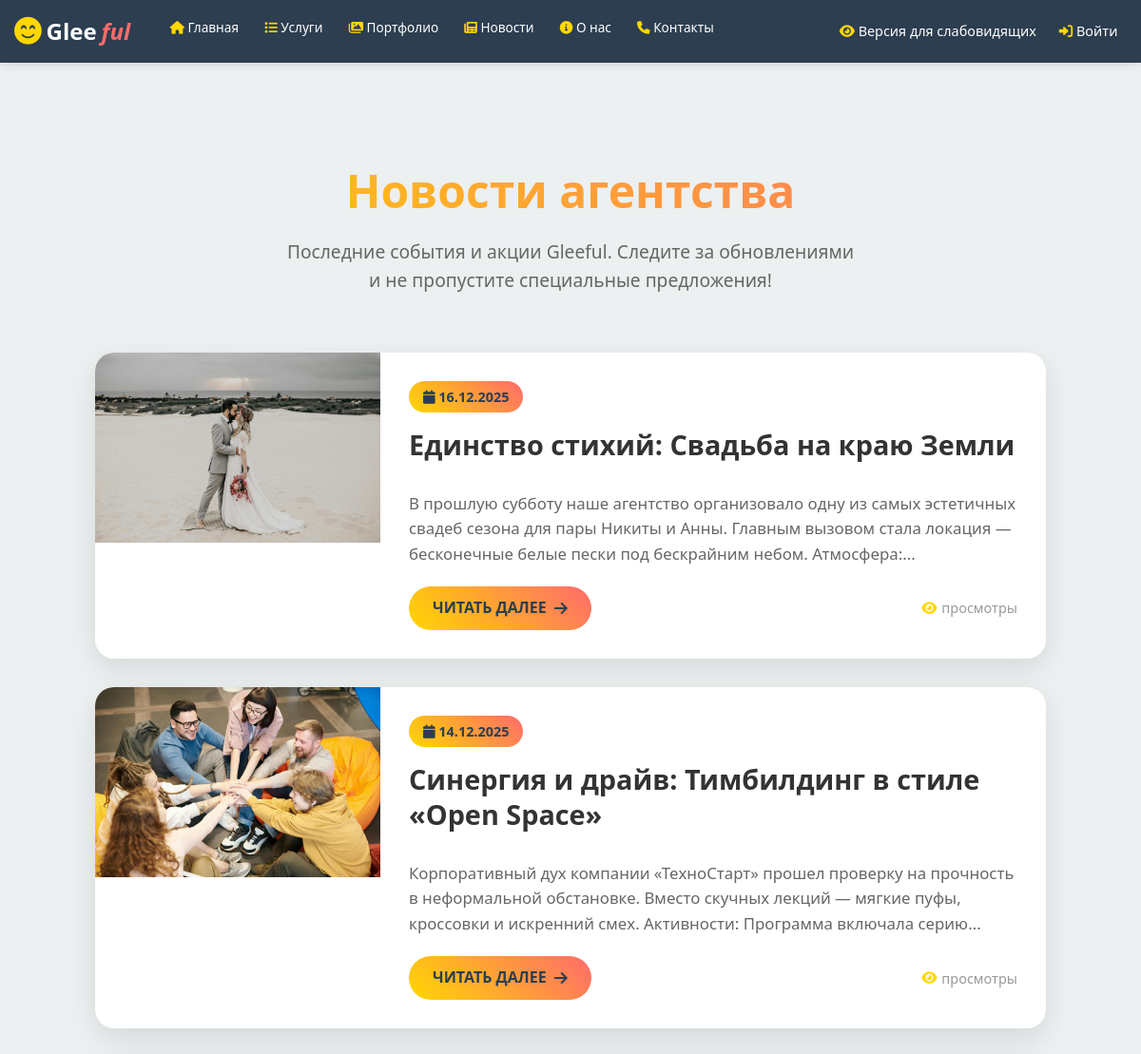
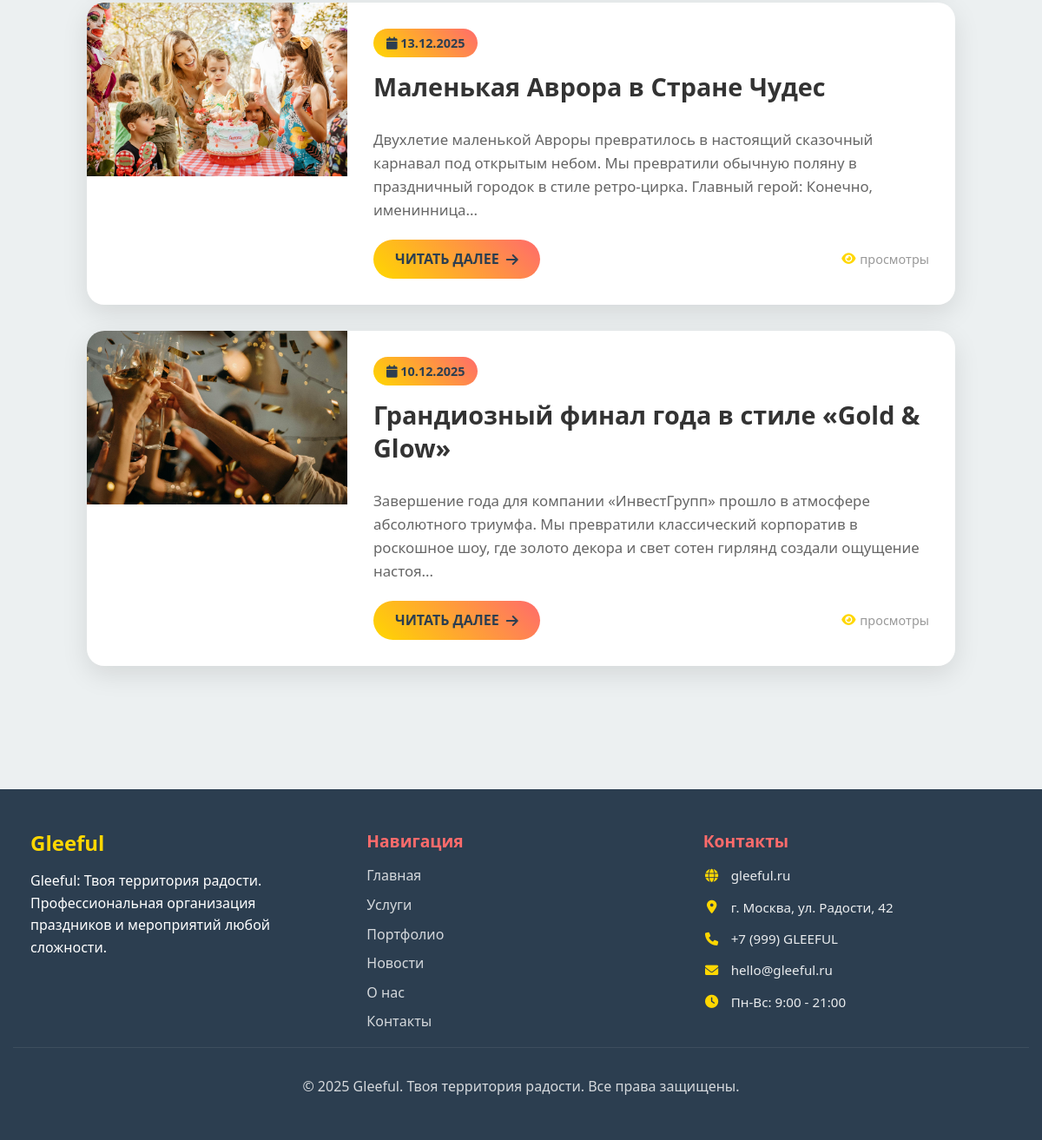
Page /news on the committed database (2 pictures, top to bottom).
### app.py (models this page shows, shortened)
class News(db.Model):
    id = db.Column(db.Integer, primary_key=True)
    title = db.Column(db.String(200), nullable=False)
    content = db.Column(db.Text, nullable=False)
    image_url = db.Column(db.String(300))
    date_posted = db.Column(db.DateTime, default=datetime.utcnow, nullable=False)

### app.py (the view)
@app.route('/news')
def news():
    try:
        news_list = News.query.order_by(News.date_posted.desc()).all()
        return render_template('news.html', news_list=news_list)
    except Exception as e:
        app.logger.error(f'Ошибка при загрузке новостей: {str(e)}')
        return render_template('news.html', news_list=[])

### app.py (called while the page is built)
@app.context_processor
def inject_cart_count():
    return dict(cart_count=get_cart_count())

def get_cart_count():
    if current_user.is_authenticated:
        return CartItem.query.filter_by(user_id=current_user.id).count()
    else:
        return len(session.get('cart', []))

### templates/news.html (shortened to what this page needs)
{% extends "base.html" %}
{% block content %}
<div class="news-page">
    <div class="container">
        <div class="page-header">
            <h1 class="page-title">Новости агентства</h1>
            <p class="page-subtitle">
                Последние события и акции Gleeful. Следите за обновлениями и не пропустите специальные предложения!
            </p>
        </div>
        <div class="news-list">
            {% if news_list %}
                {% for news in news_list %}
                <article class="news-card">
                    <img src="{{ news.image_url or 'https://static.photos/holiday/640x480/' ~ (loop.index + 40) }}"
                         alt="{{ news.title }}"
                         class="news-image">
                    <div class="news-content">
                        <div class="news-header">
                            <span class="news-date">
                                <i class="fas fa-calendar"></i>
                                {{ news.date_posted.strftime('%d.%m.%Y') }}
                            </span>
                            <h2 class="news-title">
                                <a href="{{ url_for('news_detail', id=news.id) }}"
                                   style="text-decoration: none; color: inherit;">
                                    {{ news.title }}
                                </a>
                            </h2>
                        </div>
                        <div class="news-excerpt">
                            {% if news.content|length > 200 %}
                                {{ news.content[:200] }}...
                            {% else %}
                                {{ news.content }}
                            {% endif %}
                        </div>
                        <div class="news-footer">
                            <a href="{{ url_for('news_detail', id=news.id) }}"
                               class="read-more-btn">
                                Читать далее
                                <i class="fas fa-arrow-right"></i>
                            </a>
                            <div class="news-meta">
                                <i class="fas fa-eye"></i>
                                <span>просмотры</span>
                            </div>
                        </div>
                    </div>
                </article>
                {% endfor %}
            {% endif %}
        </div>
    </div>
</div>
{% endblock %}

### static/css/style.css (style rules this page uses)
* { margin: 0; padding: 0; box-sizing: border-box; }
:root { --primary-yellow: #FFD700; --secondary-pink: #FF6B6B; --tertiary-teal: #4ECDC4; --dark-blue: #2C3E50; --light-bg: #ECF0F1; --white: #FFFFFF; --text-main: #333333; --border-radius: 20px; --box-shadow: 0 4px 20px rgba(0, 0, 0, 0.08); --transition: all 0.3s cubic-bezier(0.25, 0.8, 0.25, 1); }
html { scroll-behavior: smooth; font-size: 16px; }
body { font-family: 'Segoe UI', Tahoma, Geneva, Verdana, sans-serif; line-height: 1.6; color: var(--text-main); background-color: var(--light-bg); overflow-x: hidden; }
h1, h2, h3, h4, h5, h6 { font-weight: 700; margin-bottom: 1rem; line-height: 1.2; }
h1 { font-size: 3rem; background: linear-gradient(45deg, var(--primary-yellow), var(--secondary-pink)); -webkit-background-clip: text; -webkit-text-fill-color: transparent; background-clip: text; }
h2 { font-size: 2.5rem; color: var(--dark-blue); }
p { margin-bottom: 1rem; }
a { color: var(--secondary-pink); text-decoration: none; transition: var(--transition); }
.header-container, .container { max-width: 1200px; margin: 0 auto; padding: 0 15px; }

### templates/news.html (style rules this page uses)
.news-page { padding: 80px 0; min-height: calc(100vh - 200px); }
.page-header { text-align: center; margin-bottom: 60px; }
.page-title { font-size: 3rem; font-weight: bold; margin-bottom: 20px; background: linear-gradient(45deg, var(--primary-yellow), var(--secondary-pink)); -webkit-background-clip: text; -webkit-text-fill-color: transparent; background-clip: text; }
.page-subtitle { font-size: 1.2rem; color: #666; max-width: 600px; margin: 0 auto; }
.news-list { max-width: 1000px; margin: 0 auto; }
.news-card { background: white; border-radius: 20px; box-shadow: 0 10px 30px rgba(0, 0, 0, 0.1); overflow: hidden; margin-bottom: 30px; transition: all 0.3s ease; display: flex; align-items: stretch; }
.news-image { width: 300px; height: 200px; object-fit: cover; transition: transform 0.3s ease; flex-shrink: 0; }
.news-content { flex: 1; padding: 30px; display: flex; flex-direction: column; justify-content: space-between; }
.news-header { margin-bottom: 15px; }
.news-date { display: inline-block; padding: 5px 15px; background: linear-gradient(45deg, var(--primary-yellow), var(--secondary-pink)); color: var(--dark-blue); border-radius: 20px; font-size: 0.9rem; font-weight: 600; margin-bottom: 15px; }
.news-title { font-size: 1.8rem; font-weight: bold; color: #333; line-height: 1.3; margin-bottom: 15px; transition: color 0.3s ease; }
.news-excerpt { color: #666; line-height: 1.6; margin-bottom: 20px; flex-grow: 1; font-size: 1.05rem; }
.news-footer { display: flex; justify-content: space-between; align-items: center; }
.read-more-btn { display: inline-flex; align-items: center; gap: 8px; padding: 10px 25px; background: linear-gradient(45deg, var(--primary-yellow), var(--secondary-pink)); color: var(--dark-blue); text-transform: uppercase; text-decoration: none; border-radius: 25px; font-weight: 600; transition: all 0.3s ease; }
.news-meta { display: flex; align-items: center; gap: 5px; color: #999; font-size: 0.9rem; }
.news-meta i { color: var(--primary-yellow); }
.news-card { animation: fadeInUp 0.6s ease-out backwards; }
.news-card:nth-child(1) { animation-delay: 0.1s; }
.news-card:nth-child(2) { animation-delay: 0.2s; }
.news-card:nth-child(3) { animation-delay: 0.3s; }
.news-card:nth-child(4) { animation-delay: 0.4s; }

### rows in the picture
News: image_url (picture), date_posted "16.12.2025", title "Единство стихий: Свадьба на краю Земли", content "В прошлую субботу наше агентство организовало одну из самых эстетичных свадеб сезона для пары Никиты и Анны. Главным вызовом стала локация — бесконечные белые пески под бескрайним небом. Атмосфера:"
News: image_url (picture), date_posted "14.12.2025", title "Синергия и драйв: Тимбилдинг в стиле «Open Space»", content "Корпоративный дух компании «ТехноСтарт» прошел проверку на прочность в неформальной обстановке. Вместо скучных лекций — мягкие пуфы, кроссовки и искренний смех. Активности: Программа включала серию"
News: image_url (picture), date_posted "13.12.2025", title "Маленькая Аврора в Стране Чудес", content "Двухлетие маленькой Авроры превратилось в настоящий сказочный карнавал под открытым небом. Мы превратили обычную поляну в праздничный городок в стиле ретро-цирка. Главный герой: Конечно, именинница"
News: image_url (picture), date_posted "10.12.2025", title "Грандиозный финал года в стиле «Gold & Glow»", content "Завершение года для компании «ИнвестГрупп» прошло в атмосфере абсолютного триумфа. Мы превратили классический корпоратив в роскошное шоу, где золото декора и свет сотен гирлянд создали ощущение настоя"
